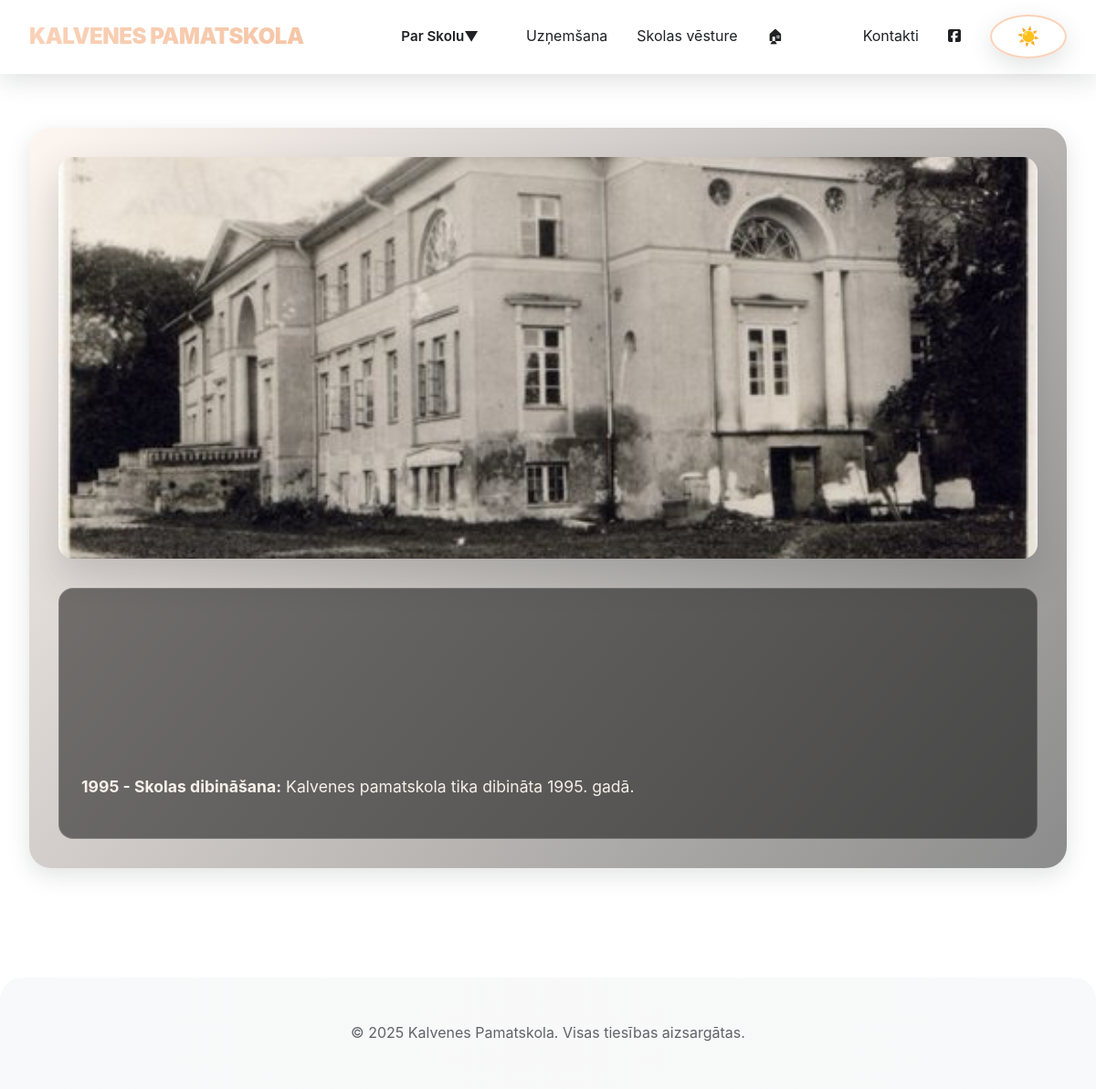
Page /Skolasvest/Vesture.php on the committed database.
### tables this page shows
CREATE TABLE `school_history` (
  `id` int(11) NOT NULL,
  `title` varchar(255) DEFAULT NULL,
  `content` longtext DEFAULT NULL,
  `image` varchar(255) DEFAULT NULL,
  `year` int(4) DEFAULT NULL
);

### Skolasvest/Vesture.php (the view, shortened to what this page needs)
<?php
$conn = @new mysqli("localhost", "root", "", "school_site");
$historyRows = [];
if ($conn && !$conn->connect_error) {
    $result = $conn->query("SELECT year, title, content FROM school_history ORDER BY year ASC");
    if ($result) {
        while ($row = $result->fetch_assoc()) {
            $historyRows[] = $row;
        }
    }
}
$project = explode("/", trim($_SERVER["SCRIPT_NAME"], "/"))[0];
?>
<!DOCTYPE html>
<html lang="lv">
<head>
    <link rel="stylesheet" href="/<?= htmlspecialchars($project) ?>/SkolaMainPage/Nav.css">
    <link rel="stylesheet" href="https://cdnjs.cloudflare.com/ajax/libs/font-awesome/6.5.0/css/all.min.css">
</head>
<body>
<nav class="navbar">
    <div class="nav-wrapper">
        <div class="logo">KALVENES PAMATSKOLA</div>
        <div class="nav-left">
            <div class="dropdown" id="SchoolDropdown">
                <a href="#" class="hover-underline dropdown-trigger">Par Skolu▼</a>
            </div>
            <a href="/<?= htmlspecialchars($project) ?>/Pienemsana/Uznemsana.php" class="hover-underline">Uzņemšana</a>
            <a href="/<?= htmlspecialchars($project) ?>/Skolasvest/Vesture.php" class="hover-underline">Skolas vēsture</a>
            <a href="/<?= htmlspecialchars($project) ?>/SkolaMainPage/Lapa.php" class="hover-underline">🏠︎</a>
        </div>
        <div class="nav-right">
            <a href="/<?= htmlspecialchars($project) ?>/Kontakti/KontaktiMain.php" class="hover-underline">Kontakti</a>
            <a href="https://www.facebook.com/kalvene.pamatskola.9/?locale=lv_LV" target="_blank" class="facebook-icon"><i class="fab fa-facebook-square"></i></a>
            <button type="button" class="dark-mode-toggle" aria-label="Toggle dark mode">🌙</button>
        </div>
    </div>
</nav>
<div class="page-content">
    <div class="history-container">
        <img src="/<?= htmlspecialchars($project) ?>/SkolaMainPage/SkolasAtteli/Bilde3.jpg" alt="Tāšu Padures muiža">
        <div class="history-text">
            <?php foreach ($historyRows as $row): ?>
                <p><strong><?= htmlspecialchars((string)$row['year']) ?> - <?= htmlspecialchars($row['title'] ?? 'Vēstures notikums') ?>:</strong> <?= htmlspecialchars($row['content'] ?? '') ?></p>
            <?php endforeach; ?>
        </div>
    </div>
</div>
<footer class="end-container">
    <p>© 2025 Kalvenes Pamatskola. Visas tiesības aizsargātas.</p>
</footer>
</body>
</html>

### rows in the picture
school_history: year "1995", title "Skolas dibināšana", content "Kalvenes pamatskola tika dibināta 1995. gadā."
